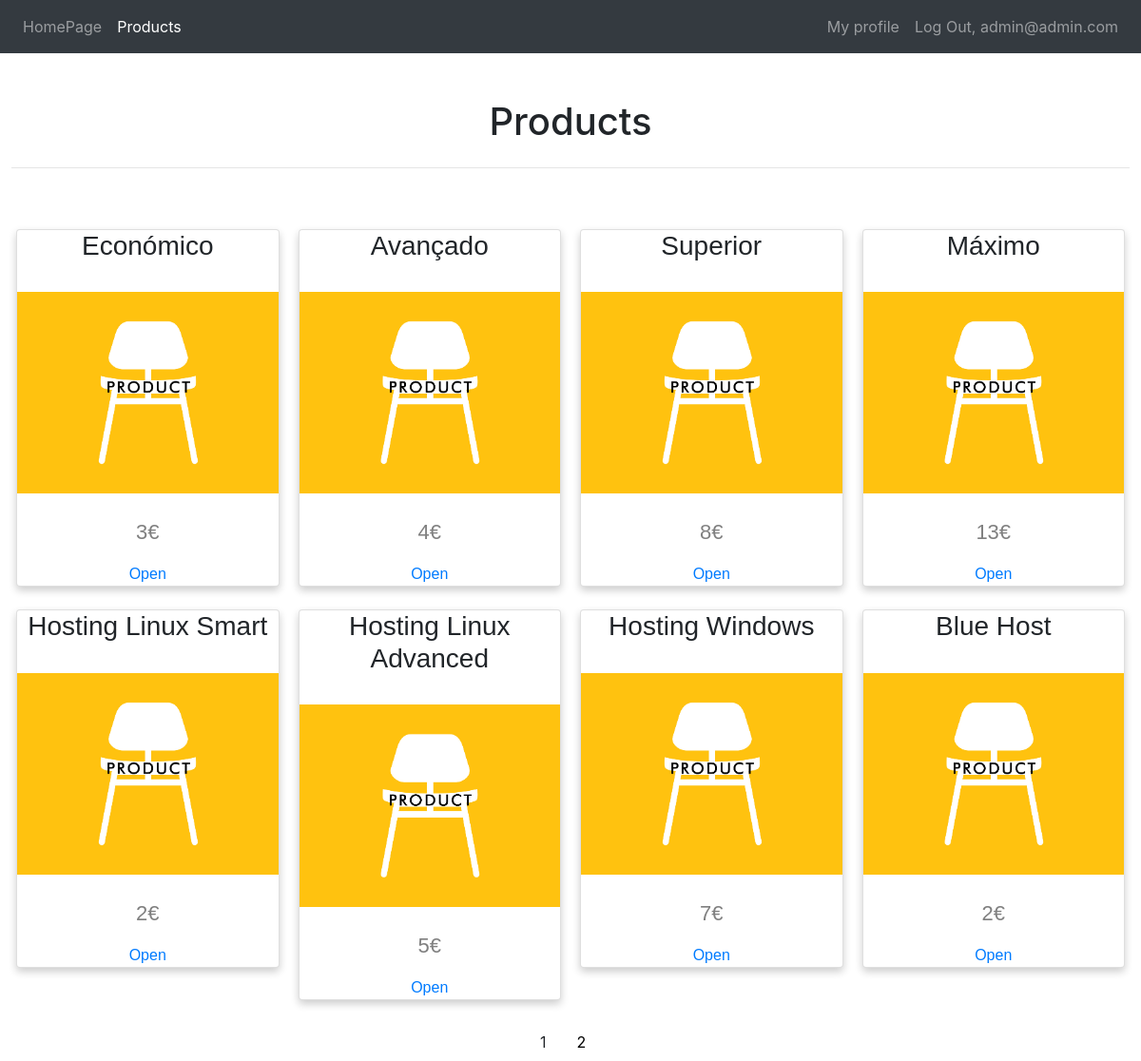
The page /user/products.php (signed in) on the database its author committed.
### tables this page shows
CREATE TABLE `products` (
  `idProd` int(50) NOT NULL,
  `nameProd` varchar(50) NOT NULL,
  `descriptionProd` text NOT NULL,
  `priceProd` int(50) NOT NULL
);

### user/products.php (the view, shortened to what this page needs)
<!DOCTYPE html>
<html lang="en">
<?php
include '../util/head.php';
include '../util/conection.php';
$utl = $_SESSION['emailUser'];
?>
<body>
    <nav class="navbar navbar-expand-lg navbar-dark bg-dark">
        <ul class="navbar-nav mr-auto">
            <li class="nav-item">
                <a class="nav-link" href="index.php">HomePage</a>
            </li>
            <li class="nav-item active">
                <a class="nav-link" href="products.php">Products</a>
            </li>
        </ul>
        <ul class="navbar-nav justify-content-end">
            <li class="nav-item">
                <a class="nav-link" href="profile.php">My profile</a>
            </li>
            <li class="nav-item">
                <a class="nav-link" href="../util/logout.php">Log Out, <?php echo $utl ?></a>
            </li>
        </ul>
    </nav>
</body>
<main>
    <h1>Products</h1>
    <hr><br><br>
    <?php
    $currentPage = filter_input(INPUT_GET, 'pagina', FILTER_SANITIZE_NUMBER_INT);
    $pagina = (!empty($currentPage)) ? $currentPage : 1;
    $quantidadePagina = 8;
    $inicio = ($quantidadePagina * $pagina) - $quantidadePagina;
    ?>
    <div class="row">
        <?php
        $stmt = $conn->prepare("SELECT * FROM products order by idProd LIMIT $inicio, $quantidadePagina");
        $stmt->execute();
        $result = $stmt->get_result();
        while ($row = $result->fetch_assoc()) {
        ?>
            <div class="column">
                <div class="card">
                    <h3> <?php echo $row['nameProd']; ?></h3> <br>
                    <img src="/DesafioDrible/images/image_test.jpg" style="width:100%"> <br>
                    <p class="price"><?php echo $row['priceProd']; ?>€</p>
                    <?php echo "<a href='productId.php?id=" . $row['idProd'] . "'>Open</a>"; ?>
                </div>
                <br>
            </div>
        <?php }
        $stmt->close(); ?>
    </div>
    <?php
    $result_pg = "SELECT COUNT(idProd) AS num_result FROM products";
    $resultado_pg = mysqli_query($conn, $result_pg);
    $row_pg = mysqli_fetch_assoc($resultado_pg);
    $quantidade_pg = ceil($row_pg['num_result'] / $quantidadePagina);
    ?>
    <div class="pagination">
        <?php
        $max_links = 4;
        echo "<a>$pagina</a> ";
        for ($pag_dep = $pagina + 1; $pag_dep <= $pagina + $max_links; $pag_dep++) {
            if ($pag_dep <= $quantidade_pg) {
                echo "<a href='products.php?pagina=$pag_dep'>$pag_dep</a> ";
            }
        }
        ?>
    </div>
</main>
</html>

### util/style.php (style rules this page uses)
h1 { text-align: center; margin: 2%; }
main { margin: 1%; margin-top: 4%; }
.column { float: left; width: 25%; padding: 0 10px; }
.row { margin: 0 -5px; }
.card { box-shadow: 0 4px 8px 0 rgba(0, 0, 0, 0.2); max-width: 300px; margin: auto; text-align: center; font-family: arial; }
.price { color: grey; font-size: 22px; }
.pagination { position: absolute; left: 46%; right: 46%; }
.pagination a { color: black; float: left; padding: 8px 16px; text-decoration: none; }

### rows shown on the page
products: nameProd "Económico", priceProd "3"
products: nameProd "Avançado", priceProd "4"
products: nameProd "Superior", priceProd "8"
products: nameProd "Máximo", priceProd "13"
products: nameProd "Hosting Linux Smart", priceProd "2"
products: nameProd "Hosting Linux Advanced", priceProd "5"
products: nameProd "Hosting Windows", priceProd "7"
products: nameProd "Blue Host", priceProd "2"

### other values the page prints
$utl "admin@admin.com"
$pagina "1"
